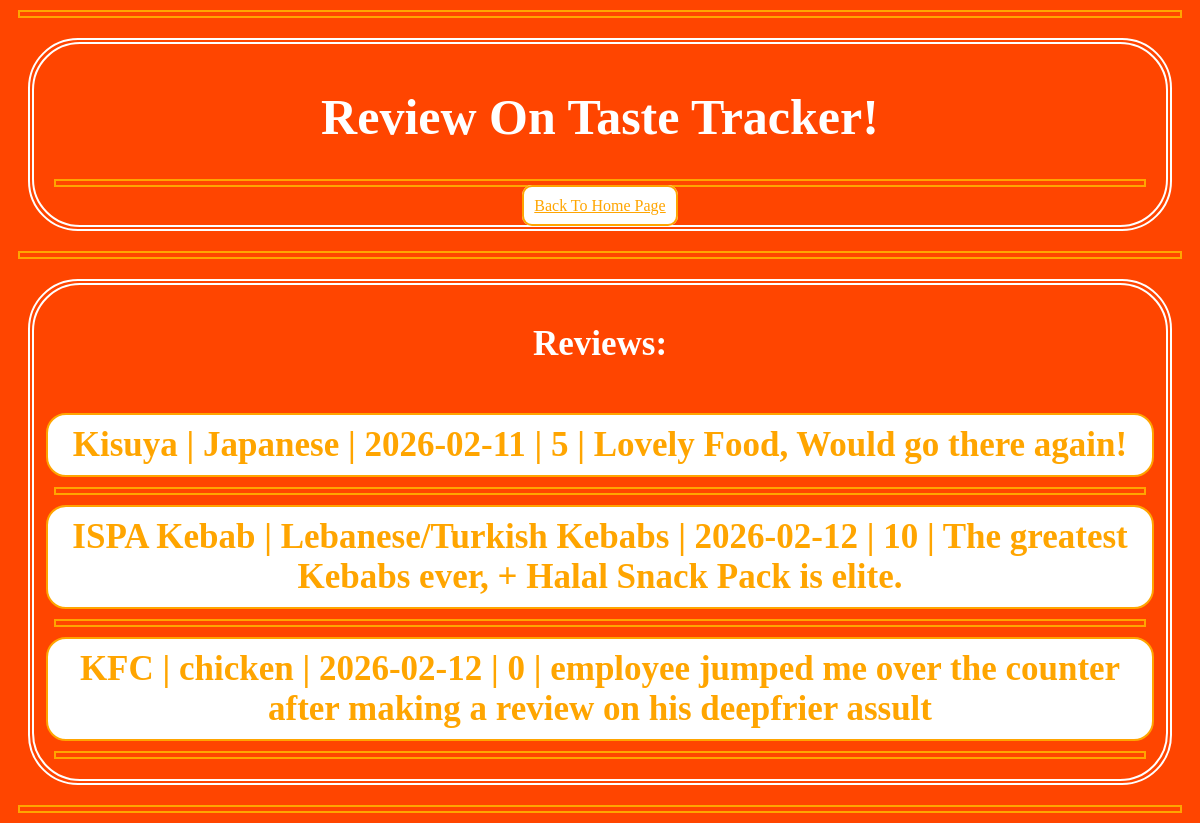
The app's page /reviews with its own data.
### tables this page shows
CREATE TABLE reviews (restaurant_name STRING, cuisine_type STRING, review_date DATE DEFAULT CURRENT_DATE, restaurant_rating INT, restaurant_review_text TEXT);

### Taste Tracker/app.py (the view)
@app.route('/reviews', methods=['GET', 'POST'])
def reviews():
    if request.method=='POST':
        restaurant_name=request.form['restaurant_name']
        cuisine_type=request.form['cuisine_type']
        restaurant_rating=request.form['restaurant_rating']
        restaurant_review_text=request.form['restaurant_review_text']
        query=text('INSERT INTO reviews (restaurant_name, cuisine_type, restaurant_rating, restaurant_review_text) VALUES (:restaurant_name, :cuisine_type, :restaurant_rating, :restaurant_review_text);')
        connection.execute(query, {'restaurant_name': restaurant_name, 'cuisine_type': cuisine_type, 'restaurant_rating': restaurant_rating, 'restaurant_review_text': restaurant_review_text})
        connection.commit()
        query=text('SELECT * FROM reviews;')
        result=connection.execute(query).fetchall()
        user_logged_in=True
        return render_template('Taste Tracker Reviews Page.html', reviews=result, user_logged_in=user_logged_in)
    else:
        query=text('SELECT * FROM reviews;')
        result=connection.execute(query).fetchall()
        return render_template('Taste Tracker Reviews Page.html', reviews=result)

### Taste Tracker/templates/Taste Tracker Reviews Page.html (shortened to what this page needs)
<!DOCTYPE html>
<html>
    <head>
        <link rel="stylesheet" type="text/css" href="/static/css/Taste Tracker Style.css">
    </head>
    <body>
        <hr>
        <div class="outerBorder">
            <div class="innerBorder">
                <h1>Review On Taste Tracker!</h1>
                <hr>
                <a href="/">Back To Home Page</a>
            </div>
        </div>
            <hr>
            <div class="outerBorder">
                <div class="innerBorder">
                    <h2>Reviews:</h2>
                    <br>
                    {% for review in reviews %}
                        <h2 class="review">{{ review[0] }} | {{ review[1] }} | {{ review[2] }} | {{ review[3] }} | {{ review[4] }}</h2>
                        <hr>
                    {% endfor %}
                </div>
            </div>
        <hr>
    </body>
</html>

### Taste Tracker/static/css/Taste Tracker Style.css (style rules this page uses)
body { background-color: orangered; text-align: center; }
h1 { color: white; font-size: 50px; }
h2 { color:white; font-size: 35px; }
a { color: orange; background-color: white; margin: 2px; border: 2px solid orange; border-radius: 10px; padding: 10px; }
hr { color: white; margin: 10px; border: 2px solid orange; padding: 2px; }
.outerBorder { margin: 20px; border: 2px solid white; border-radius: 50px; padding: 2px; }
.innerBorder { border: 2px solid white; border-radius: 48px; padding: 10px; }
.review { color: orange; background-color: white; margin: 2px; border: 2px solid orange; border-radius: 20px; padding: 10px; }

### records on screen
reviews: restaurant_name "Kisuya", cuisine_type "Japanese", review_date "2026-02-11", restaurant_rating "5", restaurant_review_text "Lovely Food, Would go there again!"
reviews: restaurant_name "ISPA Kebab", cuisine_type "Lebanese/Turkish Kebabs", review_date "2026-02-12", restaurant_rating "10", restaurant_review_text "The greatest Kebabs ever, + Halal Snack Pack is elite."
reviews: restaurant_name "KFC", cuisine_type "chicken", review_date "2026-02-12", restaurant_rating "0", restaurant_review_text "employee jumped me over the counter after making a review on his deepfrier assult"
